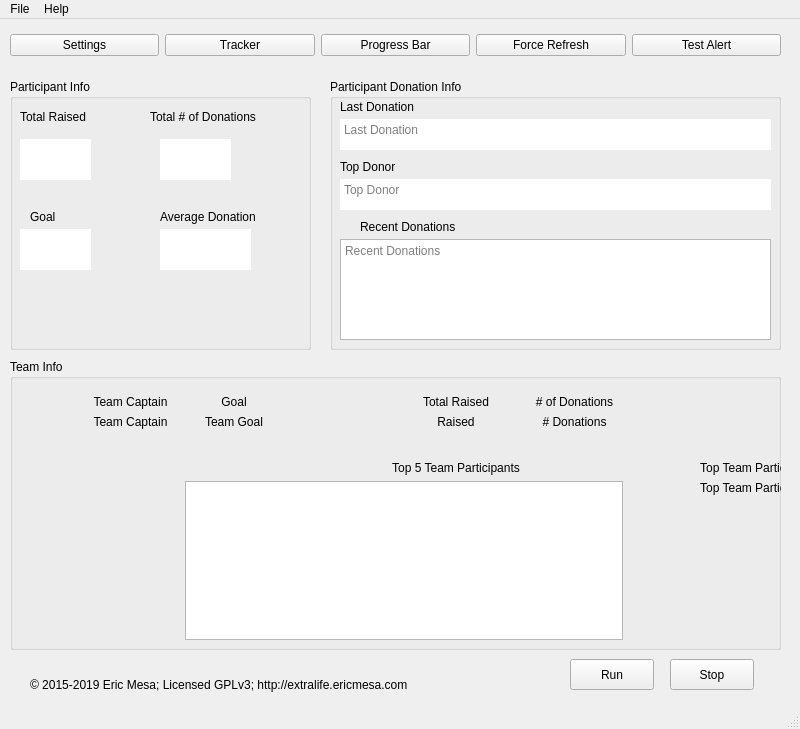
<?xml version="1.0" encoding="UTF-8"?>
<ui version="4.0">
 <class>MainWindow</class>
 <widget class="QMainWindow" name="MainWindow">
  <property name="geometry">
   <rect>
    <x>0</x>
    <y>0</y>
    <width>800</width>
    <height>729</height>
   </rect>
  </property>
  <property name="windowTitle">
   <string>EL Donation Tracker</string>
  </property>
  <property name="windowIcon">
   <iconset>
    <normaloff>../icon.png</normaloff>../icon.png</iconset>
  </property>
  <widget class="QWidget" name="centralwidget">
   <property name="sizePolicy">
    <sizepolicy hsizetype="Preferred" vsizetype="Preferred">
     <horstretch>0</horstretch>
     <verstretch>0</verstretch>
    </sizepolicy>
   </property>
   <widget class="QGroupBox" name="ParticipantInfo">
    <property name="geometry">
     <rect>
      <x>10</x>
      <y>60</y>
      <width>301</width>
      <height>271</height>
     </rect>
    </property>
    <property name="title">
     <string>Participant Info</string>
    </property>
    <widget class="QLabel" name="label_4">
     <property name="geometry">
      <rect>
       <x>10</x>
       <y>30</y>
       <width>71</width>
       <height>16</height>
      </rect>
     </property>
     <property name="text">
      <string>Total Raised</string>
     </property>
    </widget>
    <widget class="QLabel" name="label_5">
     <property name="geometry">
      <rect>
       <x>140</x>
       <y>30</y>
       <width>121</width>
       <height>16</height>
      </rect>
     </property>
     <property name="text">
      <string>Total # of Donations</string>
     </property>
    </widget>
    <widget class="QLabel" name="label_6">
     <property name="geometry">
      <rect>
       <x>20</x>
       <y>130</y>
       <width>56</width>
       <height>15</height>
      </rect>
     </property>
     <property name="text">
      <string>Goal</string>
     </property>
    </widget>
    <widget class="QLabel" name="label_7">
     <property name="geometry">
      <rect>
       <x>150</x>
       <y>130</y>
       <width>111</width>
       <height>16</height>
      </rect>
     </property>
     <property name="text">
      <string>Average Donation</string>
     </property>
    </widget>
    <widget class="QTextBrowser" name="TotalRaised">
     <property name="geometry">
      <rect>
       <x>10</x>
       <y>60</y>
       <width>71</width>
       <height>41</height>
      </rect>
     </property>
     <property name="frameShape">
      <enum>QFrame::NoFrame</enum>
     </property>
    </widget>
    <widget class="QTextBrowser" name="TotalNumDonations">
     <property name="geometry">
      <rect>
       <x>150</x>
       <y>60</y>
       <width>71</width>
       <height>41</height>
      </rect>
     </property>
     <property name="frameShape">
      <enum>QFrame::NoFrame</enum>
     </property>
    </widget>
    <widget class="QTextBrowser" name="Goal">
     <property name="geometry">
      <rect>
       <x>10</x>
       <y>150</y>
       <width>71</width>
       <height>41</height>
      </rect>
     </property>
     <property name="frameShape">
      <enum>QFrame::NoFrame</enum>
     </property>
    </widget>
    <widget class="QTextBrowser" name="AvgDonation">
     <property name="geometry">
      <rect>
       <x>150</x>
       <y>150</y>
       <width>91</width>
       <height>41</height>
      </rect>
     </property>
     <property name="frameShape">
      <enum>QFrame::NoFrame</enum>
     </property>
    </widget>
   </widget>
   <widget class="QGroupBox" name="DonationInfo">
    <property name="geometry">
     <rect>
      <x>330</x>
      <y>60</y>
      <width>451</width>
      <height>271</height>
     </rect>
    </property>
    <property name="title">
     <string>Participant Donation Info</string>
    </property>
    <widget class="QLabel" name="label">
     <property name="geometry">
      <rect>
       <x>30</x>
       <y>140</y>
       <width>121</width>
       <height>16</height>
      </rect>
     </property>
     <property name="text">
      <string>Recent Donations</string>
     </property>
    </widget>
    <widget class="QTextBrowser" name="RecentDonations">
     <property name="geometry">
      <rect>
       <x>10</x>
       <y>160</y>
       <width>431</width>
       <height>101</height>
      </rect>
     </property>
     <property name="autoFillBackground">
      <bool>false</bool>
     </property>
     <property name="documentTitle">
      <string/>
     </property>
     <property name="lineWrapMode">
      <enum>QTextEdit::NoWrap</enum>
     </property>
     <property name="placeholderText">
      <string>Recent Donations</string>
     </property>
    </widget>
    <widget class="QTextBrowser" name="LastDonation">
     <property name="geometry">
      <rect>
       <x>10</x>
       <y>40</y>
       <width>431</width>
       <height>31</height>
      </rect>
     </property>
     <property name="autoFillBackground">
      <bool>false</bool>
     </property>
     <property name="frameShape">
      <enum>QFrame::NoFrame</enum>
     </property>
     <property name="frameShadow">
      <enum>QFrame::Plain</enum>
     </property>
     <property name="placeholderText">
      <string>Last Donation</string>
     </property>
    </widget>
    <widget class="QLabel" name="label_2">
     <property name="geometry">
      <rect>
       <x>10</x>
       <y>20</y>
       <width>81</width>
       <height>16</height>
      </rect>
     </property>
     <property name="text">
      <string>Last Donation</string>
     </property>
    </widget>
    <widget class="QLabel" name="label_3">
     <property name="geometry">
      <rect>
       <x>10</x>
       <y>80</y>
       <width>81</width>
       <height>16</height>
      </rect>
     </property>
     <property name="text">
      <string>Top Donor</string>
     </property>
    </widget>
    <widget class="QTextBrowser" name="TopDonation">
     <property name="geometry">
      <rect>
       <x>10</x>
       <y>100</y>
       <width>431</width>
       <height>31</height>
      </rect>
     </property>
     <property name="frameShape">
      <enum>QFrame::NoFrame</enum>
     </property>
     <property name="placeholderText">
      <string>Top Donor</string>
     </property>
    </widget>
   </widget>
   <widget class="QGroupBox" name="TeamGroupBox">
    <property name="geometry">
     <rect>
      <x>10</x>
      <y>340</y>
      <width>771</width>
      <height>291</height>
     </rect>
    </property>
    <property name="title">
     <string>Team Info</string>
    </property>
    <widget class="QWidget" name="gridLayoutWidget">
     <property name="geometry">
      <rect>
       <x>10</x>
       <y>30</y>
       <width>863</width>
       <height>251</height>
      </rect>
     </property>
     <layout class="QGridLayout" name="gridLayout_2">
      <item row="0" column="0">
       <spacer name="horizontalSpacer_2">
        <property name="orientation">
         <enum>Qt::Horizontal</enum>
        </property>
        <property name="sizeType">
         <enum>QSizePolicy::Fixed</enum>
        </property>
        <property name="sizeHint" stdset="0">
         <size>
          <width>62</width>
          <height>20</height>
         </size>
        </property>
       </spacer>
      </item>
      <item row="1" column="4">
       <widget class="QLabel" name="label_TeamTotalRaised">
        <property name="text">
         <string>Raised</string>
        </property>
        <property name="alignment">
         <set>Qt::AlignHCenter|Qt::AlignTop</set>
        </property>
       </widget>
      </item>
      <item row="3" column="2" colspan="4">
       <widget class="QTextBrowser" name="textBrowser_TeamTop5"/>
      </item>
      <item row="1" column="2">
       <widget class="QLabel" name="label_TeamGoal">
        <property name="text">
         <string>Team Goal</string>
        </property>
        <property name="alignment">
         <set>Qt::AlignHCenter|Qt::AlignTop</set>
        </property>
       </widget>
      </item>
      <item row="0" column="5">
       <widget class="QLabel" name="label_11">
        <property name="text">
         <string># of Donations</string>
        </property>
        <property name="alignment">
         <set>Qt::AlignBottom|Qt::AlignHCenter</set>
        </property>
       </widget>
      </item>
      <item row="0" column="2">
       <widget class="QLabel" name="label_10">
        <property name="text">
         <string>Goal</string>
        </property>
        <property name="alignment">
         <set>Qt::AlignBottom|Qt::AlignHCenter</set>
        </property>
       </widget>
      </item>
      <item row="1" column="5">
       <widget class="QLabel" name="label_TeamNumDonations">
        <property name="text">
         <string># Donations</string>
        </property>
        <property name="alignment">
         <set>Qt::AlignHCenter|Qt::AlignTop</set>
        </property>
       </widget>
      </item>
      <item row="0" column="4">
       <widget class="QLabel" name="label_12">
        <property name="text">
         <string>Total Raised</string>
        </property>
        <property name="alignment">
         <set>Qt::AlignBottom|Qt::AlignHCenter</set>
        </property>
       </widget>
      </item>
      <item row="2" column="6">
       <widget class="QLabel" name="label_13">
        <property name="text">
         <string>Top Team Participant</string>
        </property>
        <property name="alignment">
         <set>Qt::AlignBottom|Qt::AlignHCenter</set>
        </property>
       </widget>
      </item>
      <item row="0" column="6">
       <spacer name="horizontalSpacer">
        <property name="orientation">
         <enum>Qt::Horizontal</enum>
        </property>
        <property name="sizeType">
         <enum>QSizePolicy::Fixed</enum>
        </property>
        <property name="sizeHint" stdset="0">
         <size>
          <width>254</width>
          <height>20</height>
         </size>
        </property>
       </spacer>
      </item>
      <item row="1" column="1">
       <widget class="QLabel" name="label_TeamCaptain">
        <property name="text">
         <string>Team Captain</string>
        </property>
        <property name="alignment">
         <set>Qt::AlignHCenter|Qt::AlignTop</set>
        </property>
       </widget>
      </item>
      <item row="2" column="4">
       <widget class="QLabel" name="label_14">
        <property name="text">
         <string>Top 5 Team Participants</string>
        </property>
        <property name="alignment">
         <set>Qt::AlignBottom|Qt::AlignHCenter</set>
        </property>
       </widget>
      </item>
      <item row="0" column="1">
       <widget class="QLabel" name="label_9">
        <property name="text">
         <string>Team Captain</string>
        </property>
        <property name="alignment">
         <set>Qt::AlignBottom|Qt::AlignHCenter</set>
        </property>
       </widget>
      </item>
      <item row="2" column="1">
       <spacer name="verticalSpacer">
        <property name="orientation">
         <enum>Qt::Vertical</enum>
        </property>
        <property name="sizeType">
         <enum>QSizePolicy::Fixed</enum>
        </property>
        <property name="sizeHint" stdset="0">
         <size>
          <width>20</width>
          <height>40</height>
         </size>
        </property>
       </spacer>
      </item>
      <item row="3" column="6">
       <widget class="QLabel" name="label_TopTeamParticipant">
        <property name="text">
         <string>Top Team Participant</string>
        </property>
        <property name="alignment">
         <set>Qt::AlignHCenter|Qt::AlignTop</set>
        </property>
       </widget>
      </item>
     </layout>
    </widget>
   </widget>
   <widget class="QPushButton" name="pushButtonRun">
    <property name="geometry">
     <rect>
      <x>570</x>
      <y>640</y>
      <width>84</width>
      <height>31</height>
     </rect>
    </property>
    <property name="text">
     <string>Run</string>
    </property>
   </widget>
   <widget class="QPushButton" name="pushButtonStop">
    <property name="geometry">
     <rect>
      <x>670</x>
      <y>640</y>
      <width>84</width>
      <height>31</height>
     </rect>
    </property>
    <property name="text">
     <string>Stop</string>
    </property>
   </widget>
   <widget class="QLabel" name="CopyrightLabel">
    <property name="geometry">
     <rect>
      <x>30</x>
      <y>650</y>
      <width>481</width>
      <height>31</height>
     </rect>
    </property>
    <property name="text">
     <string>© 2015-2019 Eric Mesa; Licensed GPLv3; http://extralife.ericmesa.com</string>
    </property>
   </widget>
   <widget class="QWidget" name="">
    <property name="geometry">
     <rect>
      <x>10</x>
      <y>10</y>
      <width>771</width>
      <height>33</height>
     </rect>
    </property>
    <layout class="QHBoxLayout" name="horizontalLayout">
     <item>
      <widget class="QPushButton" name="SettingsButton">
       <property name="toolTip">
        <string>&lt;html&gt;&lt;head/&gt;&lt;body&gt;&lt;p&gt;Change folders, Extra Life ID, etc&lt;/p&gt;&lt;/body&gt;&lt;/html&gt;</string>
       </property>
       <property name="text">
        <string>Settings</string>
       </property>
       <property name="autoDefault">
        <bool>false</bool>
       </property>
       <property name="default">
        <bool>false</bool>
       </property>
       <property name="flat">
        <bool>false</bool>
       </property>
      </widget>
     </item>
     <item>
      <widget class="QPushButton" name="TrackerButton">
       <property name="text">
        <string>Tracker</string>
       </property>
      </widget>
     </item>
     <item>
      <widget class="QPushButton" name="ProgressBarButton">
       <property name="text">
        <string>Progress Bar</string>
       </property>
      </widget>
     </item>
     <item>
      <widget class="QPushButton" name="RefreshButton">
       <property name="text">
        <string>Force Refresh</string>
       </property>
      </widget>
     </item>
     <item>
      <widget class="QPushButton" name="TestAlertButton">
       <property name="text">
        <string>Test Alert</string>
       </property>
      </widget>
     </item>
    </layout>
   </widget>
  </widget>
  <widget class="QStatusBar" name="statusbar"/>
  <widget class="QMenuBar" name="menuBar">
   <property name="geometry">
    <rect>
     <x>0</x>
     <y>0</y>
     <width>800</width>
     <height>29</height>
    </rect>
   </property>
   <widget class="QMenu" name="menuFile">
    <property name="title">
     <string>File</string>
    </property>
    <addaction name="actionQuit"/>
   </widget>
   <widget class="QMenu" name="menuHelp">
    <property name="title">
     <string>Help</string>
    </property>
    <addaction name="actionDocumentation"/>
    <addaction name="actionCheck_for_Update"/>
    <addaction name="actionAbout"/>
   </widget>
   <addaction name="menuFile"/>
   <addaction name="menuHelp"/>
  </widget>
  <action name="actionQuit">
   <property name="text">
    <string>Quit</string>
   </property>
  </action>
  <action name="actionDocumentation">
   <property name="text">
    <string>Documentation</string>
   </property>
   <property name="toolTip">
    <string>Open Documentation in your default browser</string>
   </property>
  </action>
  <action name="actionCheck_for_Update">
   <property name="text">
    <string>Check for Update</string>
   </property>
   <property name="toolTip">
    <string>Checks for Updates</string>
   </property>
  </action>
  <action name="actionAbout">
   <property name="text">
    <string>About ELDonationTracker</string>
   </property>
  </action>
 </widget>
 <resources/>
 <connections/>
</ui>
